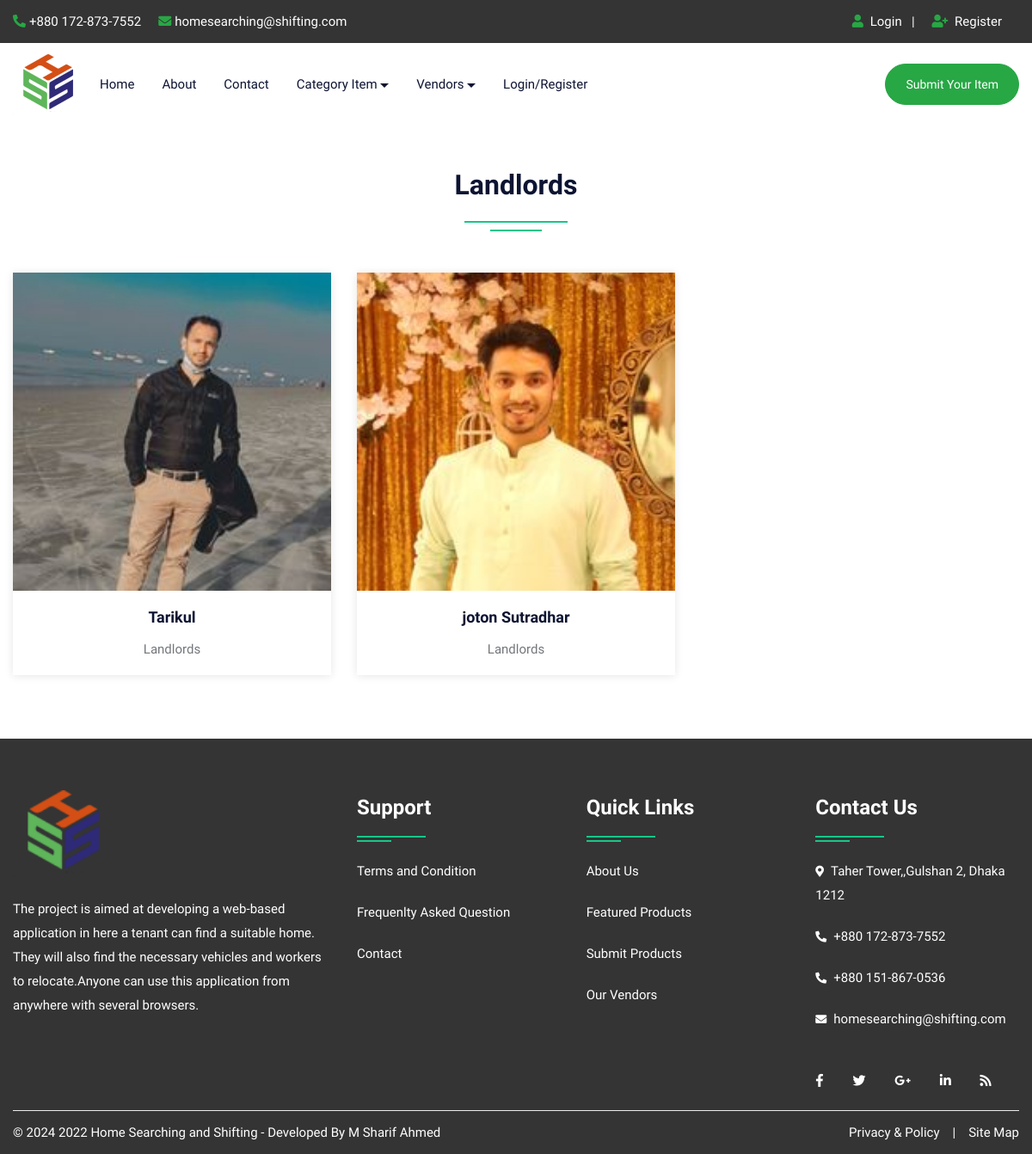
The page /landlords.php on the database its author committed.
### tables this page shows
CREATE TABLE `user` (
  `uid` int(50) NOT NULL,
  `uname` varchar(100) NOT NULL,
  `uemail` varchar(100) NOT NULL,
  `uphone` varchar(20) NOT NULL,
  `upass` varchar(50) NOT NULL,
  `utype` varchar(50) NOT NULL,
  `uimage` varchar(300) NOT NULL
);

### landlords.php (the view, shortened to what this page needs)
<!DOCTYPE html>
<html lang="en">
<head>
<link rel="stylesheet" type="text/css" href="css/bootstrap.min.css">
<link rel="stylesheet" type="text/css" href="css/bootstrap-slider.css">
<link rel="stylesheet" type="text/css" href="css/jquery-ui.css">
<link rel="stylesheet" type="text/css" href="css/layerslider.css">
<link rel="stylesheet" type="text/css" href="css/color.css" id="color-change">
<link rel="stylesheet" type="text/css" href="css/owl.carousel.min.css">
<link rel="stylesheet" type="text/css" href="css/font-awesome.min.css">
<link rel="stylesheet" type="text/css" href="fonts/flaticon/flaticon.css">
<link rel="stylesheet" type="text/css" href="css/style.css">
</head>
<body>
<div id="page-wrapper">
    <div class="row">
		<?php include("include/header.php");?>
        <div class="full-row">
            <div class="container">
				<div class="row">
                    <div class="col-lg-12">
                        <h2 class="text-secondary double-down-line text-center mb-5">Landlords</h2>
                        </div>
                </div>
                <div class="row">
                    <?php
							$query=mysqli_query($con,"SELECT * FROM user WHERE utype='landlords'");
								while($row=mysqli_fetch_array($query))
								{
                            ?>
                    <div class="col-md-6 col-lg-4">
                        <div class="hover-zoomer bg-white shadow-one mb-4">
                            <div class="overflow-hidden"> <img src="admin/user/<?php echo $row['6'];?>" alt="aimage"> </div>
                            <div class="py-3 text-center">
                                <h5 class="text-secondary hover-text-success"><a href="#"><?php echo $row['1'];?></a></h5>
                                <span>Landlords</span> </div>
                        </div>
                    </div>
                    <?php } ?>
                </div>
            </div>
        </div>
		<?php include("include/footer.php");?>
    </div>
</div>
</body>
</html>

### CSS/color.css (style rules this page uses)
:root { --theme-ordinary-color: #74777b; }
:root { --theme-primary-color: #17c788; }
:root { --theme-secondary-color: #0d1432; }
:root { --theme-white-color: #fff; }
:root { --theme-light-color: #f8f8f8; }
:root { --theme-gray-color: #f5f5f5; }
:root { --theme-footer-color: #091b4b; }
:root { --theme-dark-color: #091b4b; }
:root { --text-light-color: #a3a7af; }
:root { --theme-primary-opacity-color: rgba(11, 191, 141, .8); }
:root { --theme-secondary-opacity-color: rgba(13,20,50,0.7); }
:root { --theme-white-opacity-color: rgba(255, 255, 255, 0.3); }
:root { --theme-dark-opacity-color: rgba(0, 0, 0, 0.5); }
:root { --theme-ordinary-font: 'Muli', sans-serif; }
:root { --theme-highlight-font: 'Comfortaa', cursive; }

### CSS/style.css (style rules this page uses)
.container, .container-fluid { transition: all 0.6s ease 0s; -moz-transition: all 0.6s ease 0s; -webkit-transition: all 0.6s ease 0s; -o-transition: all 0.6s ease 0s; }
#page-wrapper { padding-left: 15px; padding-right: 15px; background-color: #fff; overflow: hidden !important; position: relative; }
.text-ordinary, a.text-ordinary, .text-ordinary a, body, .dropdown-item, .footer-widget li a, .text-ordinary .jslider .jslider-label, .breadcrumb-item > a, .list-text-white a.dropdown-item { color: var(--theme-ordinary-color); }
.text-secondary, .text-secondary a, a.text-secondary, a.hover-text-secondary:hover, .hover-text-secondary:hover, .hover-text-secondary a:hover { color: var(--theme-secondary-color) !important; }
[class*="double-down-line"]::before, [class*="double-down-line"]::after { background-color: var(--theme-primary-color); }
.hover-shadow:hover, .shadow-one { -webkit-box-shadow: 0px 1px 10px 0px rgba(0, 0, 0, 0.1); -moz-box-shadow: 0px 1px 10px 0px rgba(0, 0, 0, 0.1); box-shadow: 0px 1px 10px 0px rgba(0, 0, 0, 0.1); }
.x-center, .double-down-line::before, .double-down-line::after, .bg-shape::before, .bg-shape::after { left: 50%; -moz-transform: translateX(-50%); -webkit-transform: translateX(-50%); -o-transform: translateX(-50%); -ms-transform: translateX(-50%); transform: translateX(-50%); }
.transation-3s, .transation-3s:hover, .hover-zoomer img, .hover-bg-white, a, a:hover, .btn, .btn:hover, .radio-check label, .message-list li .message-action, .timeline-item .circle, .timeline-item .date-time, .clip-item .fa-times { -moz-transition: all 300ms ease-in-out 0s; -webkit-transition: all 300ms ease-in-out 0s; -o-transition: all 300ms ease-in-out 0s; -ms-transition: all 300ms ease-in-out 0s; transition: all 300ms ease-in-out 0s; }
body { font-family: var(--theme-ordinary-font); font-size: 15px; line-height: 28px; }
h1, .h1, h2, .h2, h3, .h3, h4, .h4, h5, .h5, h6, .h6 { font-family: var(--theme-highlight-font); font-weight: 700; }
h5 { font-size: 18px; line-height: 30px; }
a, a:hover, .btn-link, .btn-link:hover { text-decoration: none; cousor: pointer; }
img { width: 100%; }
.full-row { position: relative; width: 100%; padding: 50px 0; }
[class*="double-down-line"] { position: relative; padding-bottom: 35px; }
[class*="double-down-line"]::before, [class*="double-down-line"]::after { content: ""; height: 2px; position: absolute; }
[class*="double-down-line"]::before { width: 120px; bottom: 10px; }
[class*="double-down-line"]::after { width: 60px; bottom: 0; }
.hover-zoomer img { -webkit-transform: scale(1); -moz-transform: scale(1); -o-transform: scale(1); -ms-transform: scale(1); transform: scale(1); }
::placeholder { font: var(--theme-ordinary-font); font-size: 15px; font-weight: 400; color: #fff; }

### rows shown on the page
user: uimage (picture), uname "Tarikul"
user: uimage (picture), uname "joton Sutradhar"
